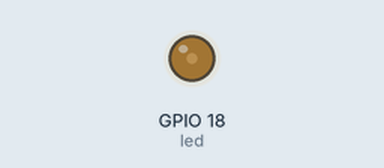
Recording of a program running on a simulated Raspberry Pi (BCM pin numbers). On the bench: output pins drawn as LEDs (lit = HIGH). Random numbers come from a fixed seed; what the program prints to the terminal is not drawn.

Above: at 0.04 s.
At 9.48 s:
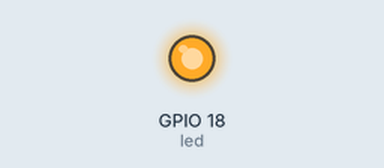
At 18.96 s:
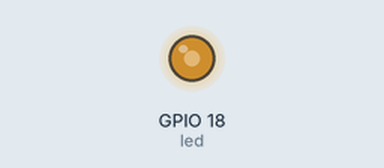
At 38.65 s:
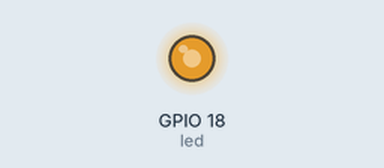
Timing chart, 0 to 40.0 s (numbered marks = the images above):
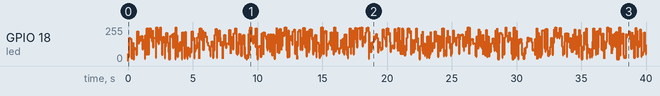

The program:

candle_light.py
```python
#!/usr/bin/env python

import random, time
import RPi.GPIO as GPIO

led = 18

GPIO.setmode(GPIO.BCM)
GPIO.setup(led, GPIO.OUT)

pwm = GPIO.PWM(led, 100)
RUNNING = True
WIND = 9

def brightness():
	"""Function to randomly set the brightness of the LED between 5 per cent and 100 per cent power"""
	return random.randint(5, 100)

def flicker():
	"""Function to randomly set the regularity of the 'flicker effect'"""
	return random.random() / WIND

print "Candle Light. Press CTRL + C to quit"

try:
	while RUNNING:
		pwm.start(0)
		pwm.ChangeDutyCycle(brightness())
		time.sleep(flicker())

except KeyboardInterrupt:
	running = False
	print "\Quitting Candle Light"

finally:
	pwm.stop()
	GPIO.cleanup()
```
